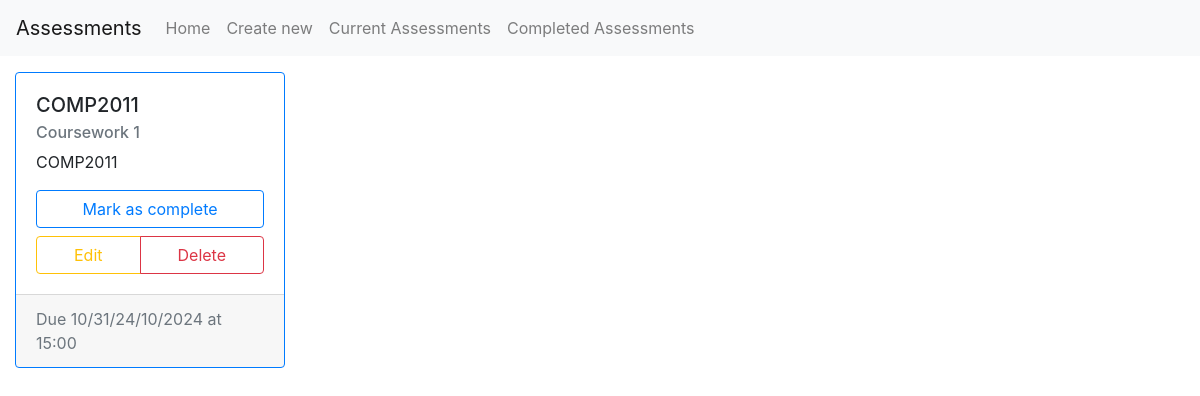
Before: / with the older database file.
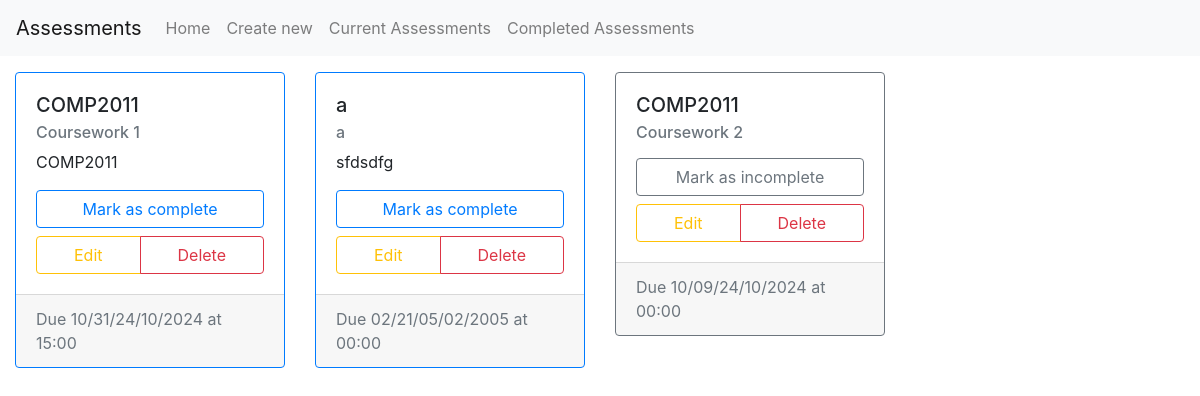
After: the same page with the newer database file.
### app/models.py (models this page shows)
class Assessment(db.Model):
    id = db.Column(db.Integer, primary_key=True)
    title = db.Column(db.String(80), nullable=False)
    module = db.Column(db.String(10), nullable=False)
    deadline = db.Column(db.DateTime)
    description = db.Column(db.String(500))
    completed = db.Column(db.Boolean)

### app/views.py (the view)
@app.route('/', methods=['GET', 'POST'])
def home():
    assessments = getAllAssessments()
    return render_template("home.html", title="Home", assessments=assessments)

### app/views.py (called while the page is built)
def formatAssessment(assessment):
    return {
            "id": assessment.id,
            "title": assessment.title,
            "module": assessment.module,
            "description": assessment.description,
            "dueDate": assessment.deadline.strftime("%D/%m/%Y"),
            "dueTime": assessment.deadline.strftime("%H:%M"),
            "completed": assessment.completed
        }

def getAllAssessments():
    data = db.session.execute(db.select(Assessment).order_by(Assessment.completed)).all()
    formattedAssessments = []
    for assessment in data:
        formattedAssessments.append(formatAssessment(assessment[0]))
    return formattedAssessments

### app/templates/home.html (shortened to what this page needs)
{% extends "base.html" %} {% from "card.html" import newCard %} {% block content
%}
<div class="container-fluid">
	<div class="row">
		{% for assessment in assessments %}
		<div class="col col-12 col-sm-6 col-lg-4 col-xl-3 mb-4">
			{{ newCard(assessment) }}
		</div>
		{% endfor %}
	</div>
</div>
{% endblock content %}

### app/templates/base.html (shortened to what this page needs)
<!DOCTYPE html>
<html>
	<head>
		<link
			rel="stylesheet"
			href="https://stackpath.bootstrapcdn.com/bootstrap/4.2.1/css/bootstrap.min.css"
 />
	</head>
	<body>
		<nav class="navbar navbar-expand-sm navbar-light bg-light mb-3">
			<a href="/" class="navbar-brand">Assessments</a>
			<div class="collapse navbar-collapse" id="navbarSupportedContent">
				<ul class="navbar-nav mr-auto">
					<li class="nav-item">
						<a href="/" class="nav-link">Home </a>
					</li>
					<li class="nav-item">
						<a href="/create" class="nav-link">Create new</a>
					</li>
					<li class="nav-item">
						<a href="#" class="nav-link">Current Assessments</a>
					</li>
					<li class="nav-item">
						<a href="#" class="nav-link">Completed Assessments</a>
					</li>
				</ul>
			</div>
		</nav>
		{% block content %}{% endblock content %}
	</body>
</html>

### app/templates/card.html
{% macro newCard(cardData) -%}
<div
  class="card {% if cardData.completed %}border-secondary{% else %}border-primary{% endif %}"
>
  <div class="card-body">
    <h5 class="card-title">{{ cardData.module }}</h5>
    <h6 class="card-subtitle mb-2 text-muted">{{ cardData.title }}</h6>
    <p class="card-text">{{ cardData.description }}</p>
    {% if cardData.completed %}
    <button type="button" class="btn btn-outline-secondary btn-block">
      Mark as incomplete
    </button>
    {% else %}
    <button type="button" class="btn btn-outline-primary btn-block">
      Mark as complete
    </button>
    {% endif %}
    <div class="btn-group btn-block mt-2" role="group">
      <a type="button" class="btn btn-outline-warning" href="/edit/{{ cardData.id }}">Edit</a>
      <button type="button" class="btn btn-outline-danger">Delete</button>
    </div>
  </div>
  <div class="card-footer text-muted">
    Due {{ cardData.dueDate }} at {{ cardData.dueTime }}
  </div>
</div>
{%- endmacro %}

Changed rows visible on the page:
added Assessment: module "a", title "a", description "sfdsdfg", completed "Mark as complete", dueDate "02/21/05/02/2005", dueTime "00:00"
added Assessment: module "COMP2011", title "Coursework 2", completed "Mark as incomplete", dueDate "10/09/24/10/2024", dueTime "00:00"
